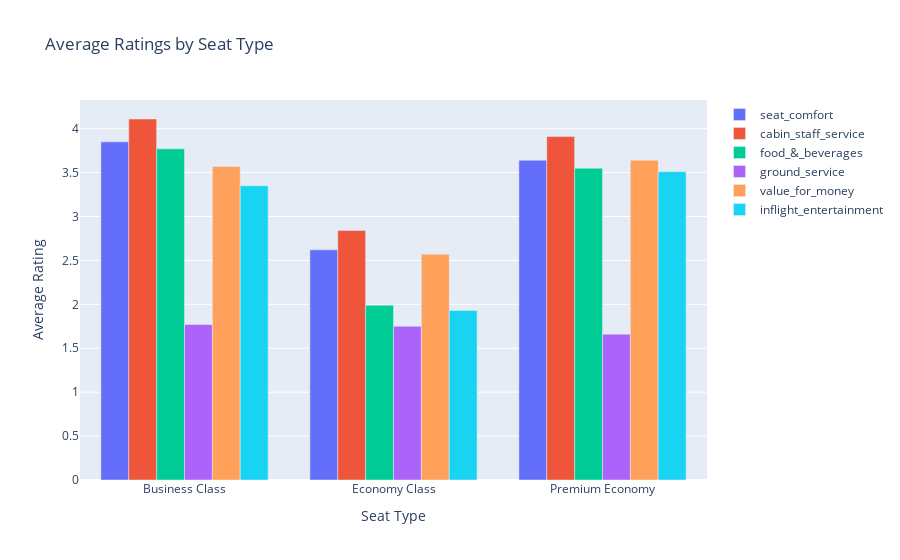

The code cell stored with this chart in its notebook:
### Markdown cell above
# How do ratings vary by Seat Type (e.g. Economy, Business)?

### Code cell
import plotly.graph_objects as go

# List of rating columns excluding 'wifi_&_connectivity'
rating_columns = ['seat_comfort', 'cabin_staff_service', 'food_&_beverages', 'ground_service', 'value_for_money', 'inflight_entertainment']

# Group data by seat type and calculate the average rating for each category
ratings_by_seat_type = reviews_df.groupby('seat_type')[rating_columns].mean()

# Round the ratings to 2 decimal places
ratings_by_seat_type = ratings_by_seat_type.round(2)

# Create a Plotly figure
fig = go.Figure()

# Add a bar trace for each rating category
for category in rating_columns:
    fig.add_trace(
        go.Bar(
            x=ratings_by_seat_type.index,
            y=ratings_by_seat_type[category],
            name=category,
            textposition='auto'
        )
    )

# Update layout for better aesthetics
fig.update_layout(
    title='Average Ratings by Seat Type',
    xaxis_title='Seat Type',
    yaxis_title='Average Rating',
    barmode='group'
)

# Show the interactive plot
fig.show()

### Figure 1 — Plotly figure (JSON) as saved in the notebook; plotly's stock layout.template omitted (floating-point values rounded to 4 significant figures)
{"data": [{"name": "seat_comfort", "textposition": "auto", "type": "bar", "x": ["Business Class", "Economy Class", "Premium Economy"], "y": [3.85, 2.62, 3.64]}, {"name": "cabin_staff_service", "textposition": "auto", "type": "bar", "x": ["Business Class", "Economy Class", "Premium Economy"], "y": [4.11, 2.84, 3.91]}, {"name": "food_&_beverages", "textposition": "auto", "type": "bar", "x": ["Business Class", "Economy Class", "Premium Economy"], "y": [3.77, 1.99, 3.55]}, {"name": "ground_service", "textposition": "auto", "type": "bar", "x": ["Business Class", "Economy Class", "Premium Economy"], "y": [1.77, 1.75, 1.66]}, {"name": "value_for_money", "textposition": "auto", "type": "bar", "x": ["Business Class", "Economy Class", "Premium Economy"], "y": [3.57, 2.57, 3.64]}, {"name": "inflight_entertainment", "textposition": "auto", "type": "bar", "x": ["Business Class", "Economy Class", "Premium Economy"], "y": [3.35, 1.93, 3.51]}], "layout": {"barmode": "group", "title": {"text": "Average Ratings by Seat Type"}, "xaxis": {"title": {"text": "Seat Type"}}, "yaxis": {"title": {"text": "Average Rating"}}}}
